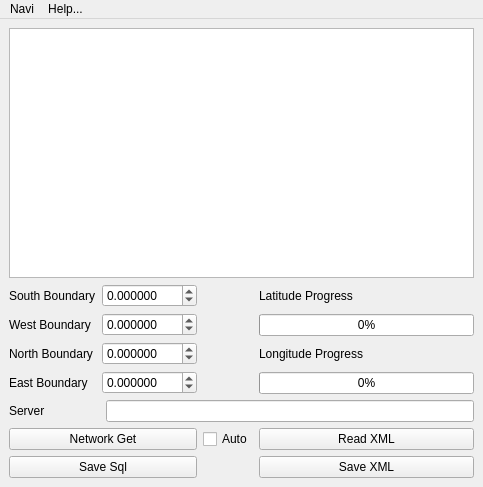
<?xml version="1.0" encoding="UTF-8"?>
<ui version="4.0">
 <class>CollectMain</class>
 <widget class="QMainWindow" name="CollectMain">
  <property name="geometry">
   <rect>
    <x>0</x>
    <y>0</y>
    <width>483</width>
    <height>487</height>
   </rect>
  </property>
  <property name="windowTitle">
   <string>Async Navi Collector</string>
  </property>
  <property name="windowIcon">
   <iconset resource="../navi.qrc">
    <normaloff>:/navi.png</normaloff>:/navi.png</iconset>
  </property>
  <widget class="QWidget" name="centralwidget">
   <layout class="QGridLayout" name="gridLayout_2">
    <item row="0" column="0" colspan="4">
     <widget class="QTextBrowser" name="logDisplay"/>
    </item>
    <item row="1" column="0" rowspan="4" colspan="2">
     <layout class="QGridLayout" name="gridLayout">
      <item row="0" column="0" rowspan="2">
       <layout class="QFormLayout" name="formLayout">
        <property name="fieldGrowthPolicy">
         <enum>QFormLayout::AllNonFixedFieldsGrow</enum>
        </property>
        <item row="0" column="0">
         <widget class="QLabel" name="latLabel">
          <property name="text">
           <string>South Boundary</string>
          </property>
         </widget>
        </item>
        <item row="0" column="1">
         <widget class="QDoubleSpinBox" name="southValue">
          <property name="decimals">
           <number>6</number>
          </property>
          <property name="minimum">
           <double>-90.000000000000000</double>
          </property>
          <property name="maximum">
           <double>90.000000000000000</double>
          </property>
          <property name="singleStep">
           <double>0.001000000000000</double>
          </property>
         </widget>
        </item>
        <item row="1" column="0">
         <widget class="QLabel" name="lonLabel">
          <property name="text">
           <string>West Boundary</string>
          </property>
         </widget>
        </item>
        <item row="1" column="1">
         <widget class="QDoubleSpinBox" name="westValue">
          <property name="decimals">
           <number>6</number>
          </property>
          <property name="minimum">
           <double>-180.000000000000000</double>
          </property>
          <property name="maximum">
           <double>180.000000000000000</double>
          </property>
          <property name="singleStep">
           <double>0.001000000000000</double>
          </property>
         </widget>
        </item>
        <item row="2" column="0">
         <widget class="QLabel" name="northBoundaryLabel">
          <property name="text">
           <string>North Boundary</string>
          </property>
         </widget>
        </item>
        <item row="2" column="1">
         <widget class="QDoubleSpinBox" name="northValue">
          <property name="decimals">
           <number>6</number>
          </property>
          <property name="minimum">
           <double>-90.000000000000000</double>
          </property>
          <property name="maximum">
           <double>90.000000000000000</double>
          </property>
          <property name="singleStep">
           <double>0.001000000000000</double>
          </property>
         </widget>
        </item>
        <item row="3" column="0">
         <widget class="QLabel" name="eastBoundaryLabel">
          <property name="text">
           <string>East Boundary</string>
          </property>
         </widget>
        </item>
        <item row="3" column="1">
         <widget class="QDoubleSpinBox" name="eastValue">
          <property name="decimals">
           <number>6</number>
          </property>
          <property name="minimum">
           <double>-180.000000000000000</double>
          </property>
          <property name="maximum">
           <double>180.000000000000000</double>
          </property>
          <property name="singleStep">
           <double>0.001000000000000</double>
          </property>
         </widget>
        </item>
       </layout>
      </item>
     </layout>
    </item>
    <item row="1" column="3">
     <widget class="QLabel" name="label">
      <property name="text">
       <string>Latitude Progress</string>
      </property>
     </widget>
    </item>
    <item row="2" column="3">
     <widget class="QProgressBar" name="latProgress">
      <property name="value">
       <number>0</number>
      </property>
     </widget>
    </item>
    <item row="3" column="3">
     <widget class="QLabel" name="label_2">
      <property name="text">
       <string>Longitude Progress</string>
      </property>
     </widget>
    </item>
    <item row="4" column="3">
     <widget class="QProgressBar" name="lonProgress">
      <property name="value">
       <number>0</number>
      </property>
     </widget>
    </item>
    <item row="5" column="0">
     <widget class="QLabel" name="label_3">
      <property name="text">
       <string>Server</string>
      </property>
     </widget>
    </item>
    <item row="5" column="1" colspan="3">
     <widget class="QLineEdit" name="serverEdit"/>
    </item>
    <item row="6" column="0" colspan="2">
     <widget class="QPushButton" name="readButton">
      <property name="text">
       <string>Network Get</string>
      </property>
     </widget>
    </item>
    <item row="6" column="3">
     <widget class="QPushButton" name="xmlReadButton">
      <property name="text">
       <string>Read XML</string>
      </property>
     </widget>
    </item>
    <item row="7" column="0" colspan="2">
     <widget class="QPushButton" name="saveSqlButton">
      <property name="text">
       <string>Save Sql</string>
      </property>
     </widget>
    </item>
    <item row="7" column="3">
     <widget class="QPushButton" name="saveButton">
      <property name="text">
       <string>Save XML</string>
      </property>
     </widget>
    </item>
    <item row="6" column="2">
     <widget class="QCheckBox" name="autoGet">
      <property name="text">
       <string>Auto</string>
      </property>
     </widget>
    </item>
   </layout>
  </widget>
  <widget class="QMenuBar" name="menubar">
   <property name="geometry">
    <rect>
     <x>0</x>
     <y>0</y>
     <width>483</width>
     <height>25</height>
    </rect>
   </property>
   <widget class="QMenu" name="menuAgenda">
    <property name="title">
     <string>Navi</string>
    </property>
    <addaction name="actionSettings"/>
    <addaction name="separator"/>
    <addaction name="actionRestart"/>
    <addaction name="actionQuit"/>
   </widget>
   <widget class="QMenu" name="menuHelp">
    <property name="title">
     <string>Help...</string>
    </property>
    <addaction name="actionAbout"/>
    <addaction name="actionLicense"/>
   </widget>
   <addaction name="menuAgenda"/>
   <addaction name="menuHelp"/>
  </widget>
  <action name="actionSettings">
   <property name="text">
    <string>Settings</string>
   </property>
  </action>
  <action name="actionQuit">
   <property name="text">
    <string>Quit</string>
   </property>
  </action>
  <action name="actionAbout">
   <property name="text">
    <string>About</string>
   </property>
  </action>
  <action name="actionNewItem">
   <property name="text">
    <string>New Item</string>
   </property>
  </action>
  <action name="actionClearOld">
   <property name="text">
    <string>Clear Old</string>
   </property>
  </action>
  <action name="actionRestart">
   <property name="text">
    <string>Restart</string>
   </property>
  </action>
  <action name="actionLicense">
   <property name="text">
    <string>License</string>
   </property>
  </action>
  <action name="actionRevive">
   <property name="text">
    <string>Revive Expired</string>
   </property>
  </action>
 </widget>
 <resources>
  <include location="../navi.qrc"/>
  <include location="../navi.qrc"/>
 </resources>
 <connections/>
</ui>
